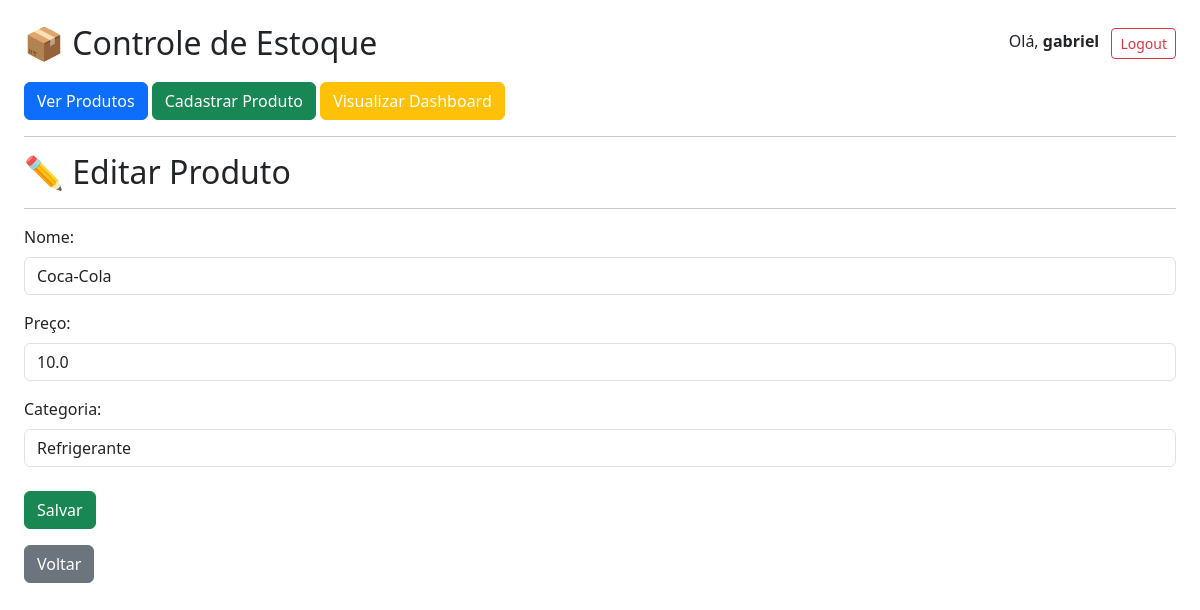
Screenshot of /produto/1 (signed in) with the database file from the repository.
### models.py (models this page shows, shortened)
class Produto(Base):
    __tablename__ = 'produtos'
    id_produto = Column(Integer, primary_key=True)
    nome = Column(String(80), nullable=False)
    preco = Column(Float, nullable=False)
    categoria = Column(String(40))
    quantidade = Column(Integer, default=0)
    estoque = relationship("Estoque", back_populates="produto")

### app.py (the view, shortened to what this page needs)
@app.route("/produto/<int:id>", methods=["GET", "POST"])
@login_required
def editar_produto(id):
    produto = db_session.get(Produto, id)
    if not produto:
        flash("Produto não encontrado!", "danger")
        return redirect("/produtos")
    return render_template("editar_produto.html", produto=produto)

### app.py (called while the page is built)
def login_required(f):
    from functools import wraps
    @wraps(f)
    def wrapper(*args, **kwargs):
        if "usuario_id" not in session:
            flash("Faça login primeiro.", "warning")
            return redirect("/login")
        return f(*args, **kwargs)
    return wrapper

### templates/editar_produto.html
{% extends 'index.html' %}
{% block conteudo %}
    <h2>✏️ Editar Produto</h2>
    <hr>
    <form method="POST">
        <label class="form-label">Nome:</label>
        <input type="text" class="form-control" name="nome" value="{{ produto.nome }}">
        <label class="form-label mt-3">Preço:</label>
        <input type="number" step="0.01" class="form-control" name="preco" value="{{ produto.preco }}">
        <label class="form-label mt-3">Categoria:</label>
        <input type="text" class="form-control" name="categoria" value="{{ produto.categoria }}">
        <button class="btn btn-success mt-4">Salvar</button>
    </form>
    <a href="/produtos" class="btn btn-secondary mt-3">Voltar</a>
{% endblock conteudo %}

### rows the page displays
Produto: nome "Coca-Cola", preco "10.0", categoria "Refrigerante"

### other values shown
{{ session['usuario_nome'] }} "gabriel"
